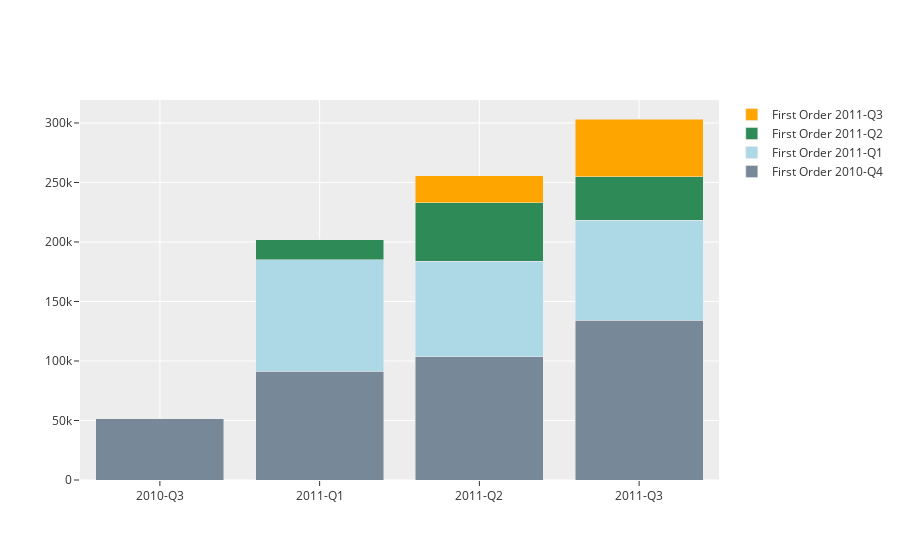

Source (notebook cell):
### Markdown cell above
Customer acquisition VS Sales contribution

### Code cell
customer_sales = df_.groupby(by = ['CustomerID','Year','Quarter'])['Sales'].sum().reset_index()
customer_sales = customer_sales.merge(customer_by_month1[['CustomerID','Quarter_acquisition','Year_acquisition']]
                                      ,on ='CustomerID',how='inner')
customer_sales_acquisition = customer_sales.groupby(by=['Year','Quarter','Year_acquisition','Quarter_acquisition'])['Sales'].sum().reset_index()
customer_sales_acquisition['Sales_Year_quarter'] =customer_sales_acquisition[['Year','Quarter']].apply(lambda row:str(row.Year)+'-'+row.Quarter,axis=1)
customer_sales_acquisition['Acquisition_Year_quarter'] =customer_sales_acquisition[['Year_acquisition','Quarter_acquisition']].apply(lambda row:str(row.Year_acquisition)+'-'+row.Quarter_acquisition,axis=1)
customer_sales_acquisition.drop(columns =['Year','Quarter','Year_acquisition','Quarter_acquisition'],inplace=True)
df = customer_sales_acquisition.pivot(index='Sales_Year_quarter',columns =['Acquisition_Year_quarter']).fillna(0).reset_index()


fig = go.Figure(data=[
    go.Bar(name='First Order 2010-Q4', x=df.Sales_Year_quarter, y=df.iloc[:,1],marker_color='lightslategrey'),
    go.Bar(name='First Order 2011-Q1', x=df.Sales_Year_quarter, y=df.iloc[:,2],marker_color='lightblue'),
    go.Bar(name='First Order 2011-Q2', x=df.Sales_Year_quarter, y=df.iloc[:,3],marker_color='seagreen'),
    go.Bar(name='First Order 2011-Q3', x=df.Sales_Year_quarter, y=df.iloc[:,4],marker_color='orange')
])
fig.update_layout(barmode='stack',template='ggplot2')
fig.show()

del [customer_sales_acquisition, df,customer_sales]

### Figure 1 — Plotly figure (JSON) as saved in the notebook; plotly's stock layout.template omitted (floating-point values rounded to 4 significant figures)
{"data": [{"marker": {"color": "lightslategrey"}, "name": "First Order 2010-Q4", "type": "bar", "x": ["2010-Q3", "2011-Q1", "2011-Q2", "2011-Q3"], "y": [51500.0, 91320.0, 103600.0, 134200.0]}, {"marker": {"color": "lightblue"}, "name": "First Order 2011-Q1", "type": "bar", "x": ["2010-Q3", "2011-Q1", "2011-Q2", "2011-Q3"], "y": [0, 93810.0, 80410.0, 84180.0]}, {"marker": {"color": "seagreen"}, "name": "First Order 2011-Q2", "type": "bar", "x": ["2010-Q3", "2011-Q1", "2011-Q2", "2011-Q3"], "y": [0, 16610.0, 49120.0, 36270.0]}, {"marker": {"color": "orange"}, "name": "First Order 2011-Q3", "type": "bar", "x": ["2010-Q3", "2011-Q1", "2011-Q2", "2011-Q3"], "y": [0, 0, 22570.0, 48680.0]}], "layout": {"barmode": "stack"}}
